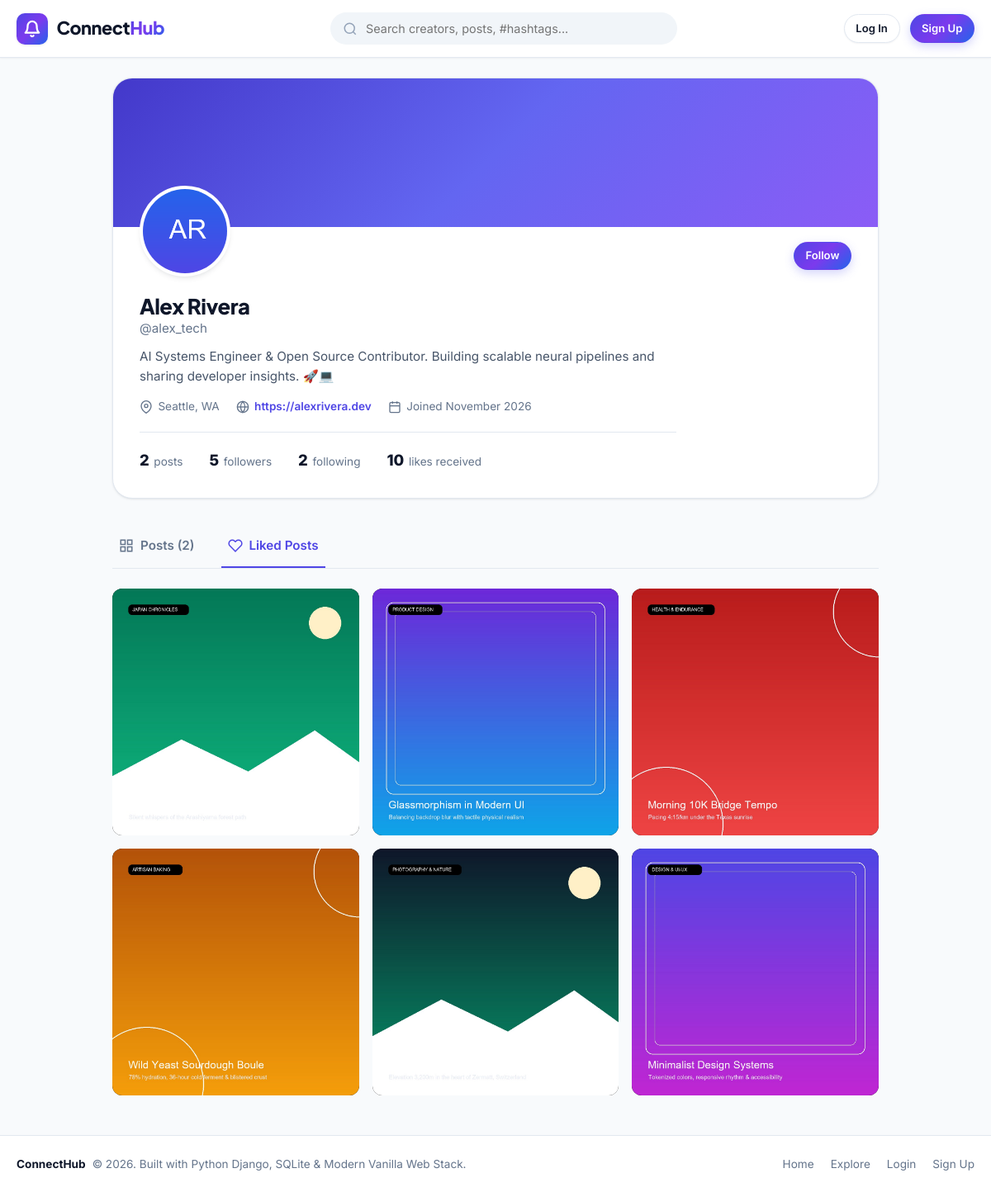
Screenshot of /profile/alex_tech/?tab=likes with the database file from the repository.
### core/models.py (models this page shows, shortened)
class UserProfile(models.Model):
    user = models.OneToOneField(User, on_delete=models.CASCADE, related_name='profile')
    avatar = models.ImageField(upload_to='avatars/', blank=True, null=True)
    bio = models.TextField(max_length=500, blank=True, help_text="Short biography or intro")
    location = models.CharField(max_length=100, blank=True, help_text="City, Country")
    website = models.URLField(max_length=200, blank=True, help_text="Personal or portfolio link")
    created_at = models.DateTimeField(auto_now_add=True)
    class Meta:
        ordering = ['-created_at']
    def get_avatar_url(self):
        if self.avatar and hasattr(self.avatar, 'url'):
            return self.avatar.url
    @property
    def display_name(self):
        full = self.user.get_full_name()
        return full.strip() if full.strip() else self.user.username
    def followers_count(self):
        return self.user.follower_relations.count()
    def following_count(self):
        return self.user.following_relations.count()
    def posts_count(self):
        return self.user.posts.count()
    def likes_received_count(self):
        return sum(post.likes.count() for post in self.user.posts.all())

class Post(models.Model):
    author = models.ForeignKey(User, on_delete=models.CASCADE, related_name='posts')
    image = models.ImageField(upload_to='posts/', blank=False, null=False, help_text="Upload post photo")
    caption = models.TextField(max_length=2200, blank=True, help_text="Write a caption...")
    created_at = models.DateTimeField(auto_now_add=True)
    updated_at = models.DateTimeField(auto_now=True)
    class Meta:
        ordering = ['-created_at']

### core/views.py (the view)
# urls.py: path('profile/', views.profile_view, name='profile_self'),
def profile_view(request, username=None):
    if not username:
        if request.user.is_authenticated:
            return redirect('profile_user', username=request.user.username)
        return redirect('login')
    target_user = get_object_or_404(User.objects.select_related('profile'), username__iexact=username)
    profile = target_user.profile
    tab = request.GET.get('tab', 'posts')
    if tab == 'likes':
        liked_post_ids = Like.objects.filter(user=target_user).values_list('post_id', flat=True)
        posts = Post.objects.filter(id__in=liked_post_ids).select_related('author', 'author__profile').prefetch_related('likes', 'comments').order_by('-created_at')
    else:
        tab = 'posts'
        posts = target_user.posts.all().select_related('author', 'author__profile').prefetch_related('likes', 'comments').order_by('-created_at')
    if request.user.is_authenticated:
        user_liked_post_ids = set(
            Like.objects.filter(
                user=request.user,
                post__in=posts
            ).values_list('post_id', flat=True)
        )
        for post in posts:
            post.is_liked_by_current_user = post.id in user_liked_post_ids
    else:
        for post in posts:
            post.is_liked_by_current_user = False
    is_following = False
    if request.user.is_authenticated and request.user != target_user:
        is_following = Follow.objects.filter(follower=request.user, following=target_user).exists()
    context = {
        'profile_user': target_user,
        'profile': profile,
        'posts': posts,
        'active_tab': tab,
        'is_following': is_following,
        'is_own_profile': request.user.is_authenticated and request.user == target_user,
        **get_common_context(request),
    }
    return render(request, 'core/profile.html', context)

### templates/core/profile.html (shortened to what this page needs)
{% extends 'base.html' %}
{% load static %}
{% block content %}
<div class="profile-container">
  <div class="profile-card">
    <div class="profile-banner"></div>
    <div class="profile-details-wrapper">
      <div class="profile-header-top">
        <div class="profile-avatar-holder">
          <img src="{{ profile.get_avatar_url }}" alt="{{ profile_user.username }}">
        </div>
        <div class="profile-actions">
          {% if is_own_profile %}
            <a href="{% url 'profile_edit' %}" class="btn btn-secondary btn-sm" id="edit-profile-btn">
              <svg width="16" height="16" viewBox="0 0 24 24" fill="none" stroke="currentColor" stroke-width="2">
                <path d="M11 4H4a2 2 0 0 0-2 2v14a2 2 0 0 0 2 2h14a2 2 0 0 0 2-2v-7"/>
                <path d="M18.5 2.5a2.121 2.121 0 0 1 3 3L12 15l-4 1 1-4 9.5-9.5z"/>
              </svg>
              <span>Edit Profile</span>
            </a>
            <button type="button" class="btn btn-primary btn-sm" data-open-modal="create-post-modal">
              <svg width="16" height="16" viewBox="0 0 24 24" fill="none" stroke="currentColor" stroke-width="2">
                <line x1="12" y1="5" x2="12" y2="19"/>
                <line x1="5" y1="12" x2="19" y2="12"/>
              </svg>
              <span>New Post</span>
            </button>
          {% else %}
            {% if user.is_authenticated %}
              <button
                type="button"
                class="btn btn-primary btn-sm btn-follow {% if is_following %}following{% endif %}"
                data-username="{{ profile_user.username }}"
                id="profile-follow-btn"
              >
                <span>{% if is_following %}Following{% else %}Follow{% endif %}</span>
              </button>
            {% else %}
              <a href="{% url 'login' %}?next={{ request.path }}" class="btn btn-primary btn-sm">
                Follow
              </a>
            {% endif %}
          {% endif %}
        </div>
      </div>
      <div class="profile-bio-box">
        <h1 class="profile-name">
          {{ profile.display_name }}
        </h1>
        <div class="profile-handle">@{{ profile_user.username }}</div>
        {% if profile.bio %}
          <div class="profile-bio-text">{{ profile.bio }}</div>
        {% endif %}
        <div class="profile-meta-row">
          {% if profile.location %}
            <div class="profile-meta-item">
              <svg width="16" height="16" viewBox="0 0 24 24" fill="none" stroke="currentColor" stroke-width="2">
                <path d="M21 10c0 7-9 13-9 13s-9-6-9-13a9 9 0 0 1 18 0z"/>
                <circle cx="12" cy="10" r="3"/>
              </svg>
              <span>{{ profile.location }}</span>
            </div>
          {% endif %}
          {% if profile.website %}
            <div class="profile-meta-item">
              <svg width="16" height="16" viewBox="0 0 24 24" fill="none" stroke="currentColor" stroke-width="2">
                <circle cx="12" cy="12" r="10"/>
                <line x1="2" y1="12" x2="22" y2="12"/>
                <path d="M12 2a15.3 15.3 0 0 1 4 10 15.3 15.3 0 0 1-4 10 15.3 15.3 0 0 1-4-10 15.3 15.3 0 0 1 4-10z"/>
              </svg>
              <a href="{{ profile.website }}" target="_blank" rel="noopener noreferrer" style="color:var(--primary-600); font-weight:600;">
                {{ profile.website|truncatechars:35 }}
              </a>
            </div>
          {% endif %}
          <div class="profile-meta-item">
            <svg width="16" height="16" viewBox="0 0 24 24" fill="none" stroke="currentColor" stroke-width="2">
              <rect x="3" y="4" width="18" height="18" rx="2" ry="2"/>
              <line x1="16" y1="2" x2="16" y2="6"/>
              <line x1="8" y1="2" x2="8" y2="6"/>
              <line x1="3" y1="10" x2="21" y2="10"/>
            </svg>
            <span>Joined {{ profile_user.date_joined|date:"F Y" }}</span>
          </div>
        </div>
        <div class="profile-stats-row">
          <div class="profile-stat-box">
            <span class="profile-stat-number">{{ profile.posts_count }}</span>
            <span class="profile-stat-text">posts</span>
          </div>
          <div class="profile-stat-box">
            <span class="profile-stat-number" id="profile-followers-count">{{ profile.followers_count }}</span>
            <span class="profile-stat-text">followers</span>
          </div>
          <div class="profile-stat-box">
            <span class="profile-stat-number">{{ profile.following_count }}</span>
            <span class="profile-stat-text">following</span>
          </div>
          <div class="profile-stat-box">
            <span class="profile-stat-number">{{ profile.likes_received_count }}</span>
            <span class="profile-stat-text">likes received</span>
          </div>
        </div>
      </div>
    </div>
  </div>
  <div class="profile-tabs-nav">
    <a href="{% url 'profile_user' profile_user.username %}?tab=posts" class="profile-tab-link {% if active_tab == 'posts' %}active{% endif %}">
      <svg width="18" height="18" viewBox="0 0 24 24" fill="none" stroke="currentColor" stroke-width="2">
        <rect x="3" y="3" width="7" height="7"/>
        <rect x="14" y="3" width="7" height="7"/>
        <rect x="14" y="14" width="7" height="7"/>
        <rect x="3" y="14" width="7" height="7"/>
      </svg>
      <span>Posts ({{ profile.posts_count }})</span>
    </a>
    <a href="{% url 'profile_user' profile_user.username %}?tab=likes" class="profile-tab-link {% if active_tab == 'likes' %}active{% endif %}">
      <svg width="18" height="18" viewBox="0 0 24 24" fill="none" stroke="currentColor" stroke-width="2">
        <path d="M20.84 4.61a5.5 5.5 0 0 0-7.78 0L12 5.67l-1.06-1.06a5.5 5.5 0 0 0-7.78 7.78l1.06 1.06L12 21.23l7.78-7.78 1.06-1.06a5.5 5.5 0 0 0 0-7.78z"/>
      </svg>
      <span>Liked Posts</span>
    </a>
  </div>
  {% if posts %}
    <div class="profile-posts-grid">
      {% for post in posts %}
        <a href="{% url 'post_detail' post.id %}" class="profile-grid-item">
          <img src="{{ post.image.url }}" alt="Post by {{ post.author.username }}" loading="lazy">
        </a>
      {% endfor %}
    </div>
  {% endif %}
</div>
{% endblock %}

### templates/base.html (shortened to what this page needs)
{% load static %}
<!DOCTYPE html>
<html lang="en">
<head>
  <link rel="stylesheet" href="{% static 'css/main.css' %}">
</head>
<body>
  <header class="main-navbar">
    <div class="navbar-container">
      <a href="{% url 'home' %}" class="brand-logo" id="nav-brand-logo">
        <div class="brand-icon">
          <svg width="22" height="22" viewBox="0 0 24 24" fill="none" stroke="currentColor" stroke-width="2.5" stroke-linecap="round" stroke-linejoin="round">
            <path d="M18 8A6 6 0 0 0 6 8c0 7-3 9-3 9h18s-3-2-3-9"/>
            <path d="M13.73 21a2 2 0 0 1-3.46 0"/>
          </svg>
        </div>
        <span>Connect<span class="brand-text-accent">Hub</span></span>
      </a>
      <form action="{% url 'explore' %}" method="GET" class="nav-search-form" id="nav-search-form">
        <div class="search-input-wrapper">
          <input
            type="text"
            name="q"
            class="search-input"
            placeholder="Search creators, posts, #hashtags..."
            value="{{ search_query|default:'' }}"
            id="nav-search-input"
          >
        </div>
      </form>
      <div class="nav-actions">
        {% if user.is_authenticated %}
          <a href="{% url 'home' %}" class="nav-icon-btn" title="Home Feed" id="nav-home-btn">
            <svg width="22" height="22" viewBox="0 0 24 24" fill="none" stroke="currentColor" stroke-width="2" stroke-linecap="round" stroke-linejoin="round">
              <path d="m3 9 9-7 9 7v11a2 2 0 0 1-2 2H5a2 2 0 0 1-2-2z"/>
              <polyline points="9 22 9 12 15 12 15 22"/>
            </svg>
          </a>
          <a href="{% url 'explore' %}" class="nav-icon-btn" title="Explore" id="nav-explore-btn">
            <svg width="22" height="22" viewBox="0 0 24 24" fill="none" stroke="currentColor" stroke-width="2" stroke-linecap="round" stroke-linejoin="round">
              <circle cx="12" cy="12" r="10"/>
              <polygon points="16.24 7.76 14.12 14.12 7.76 16.24 9.88 9.88 16.24 7.76"/>
            </svg>
          </a>
          <button type="button" class="btn btn-primary btn-sm" data-open-modal="create-post-modal" id="nav-create-post-btn">
            <svg width="18" height="18" viewBox="0 0 24 24" fill="none" stroke="currentColor" stroke-width="2.5">
              <line x1="12" y1="5" x2="12" y2="19"/>
              <line x1="5" y1="12" x2="19" y2="12"/>
            </svg>
            <span>New Post</span>
          </button>
          <div class="post-header-menu-container">
            <div class="nav-user-menu post-header-menu-btn" id="nav-user-profile-menu">
              <img src="{{ user.profile.get_avatar_url }}" alt="{{ user.username }}" class="user-avatar-sm">
              <svg width="14" height="14" viewBox="0 0 24 24" fill="none" stroke="currentColor" stroke-width="2">
                <polyline points="6 9 12 15 18 9"/>
              </svg>
            </div>
            <div class="dropdown-menu">
              <a href="{% url 'profile_user' user.username %}" class="dropdown-item" id="dropdown-view-profile">
                <svg width="16" height="16" viewBox="0 0 24 24" fill="none" stroke="currentColor" stroke-width="2">
                  <path d="M20 21v-2a4 4 0 0 0-4-4H8a4 4 0 0 0-4 4v2"/>
                  <circle cx="12" cy="7" r="4"/>
                </svg>
                <span>View Profile</span>
              </a>
              <a href="{% url 'profile_edit' %}" class="dropdown-item" id="dropdown-edit-profile">
                <svg width="16" height="16" viewBox="0 0 24 24" fill="none" stroke="currentColor" stroke-width="2">
                  <path d="M12 20h9"/>
                  <path d="M16.5 3.5a2.121 2.121 0 0 1 3 3L7 19l-4 1 1-4L16.5 3.5z"/>
                </svg>
                <span>Edit Profile</span>
              </a>
              <div style="border-top: 1px solid var(--border-light); margin: 0.3rem 0;"></div>
              <a href="{% url 'logout' %}" class="dropdown-item danger-item" id="dropdown-logout">
                <svg width="16" height="16" viewBox="0 0 24 24" fill="none" stroke="currentColor" stroke-width="2">
                  <path d="M9 21H5a2 2 0 0 1-2-2V5a2 2 0 0 1 2-2h4"/>
                  <polyline points="16 17 21 12 16 7"/>
                  <line x1="21" y1="12" x2="9" y2="12"/>
                </svg>
                <span>Logout</span>
              </a>
            </div>
          </div>
        {% else %}
          <a href="{% url 'login' %}" class="btn btn-secondary btn-sm" id="nav-login-btn">Log In</a>
          <a href="{% url 'register' %}" class="btn btn-primary btn-sm" id="nav-register-btn">Sign Up</a>
        {% endif %}
      </div>
    </div>
  </header>
  <main>
    {% block content %}{% endblock %}
  </main>
  <footer class="site-footer">
    <div class="footer-container">
      <div style="display:flex; align-items:center; gap:0.5rem;">
        <span style="font-weight:700; color:var(--text-primary);">ConnectHub</span>
        <span>&copy; 2026. Built with Python Django, SQLite &amp; Modern Vanilla Web Stack.</span>
      </div>
      <div style="display:flex; gap:1.25rem;">
        <a href="{% url 'home' %}">Home</a>
        <a href="{% url 'explore' %}">Explore</a>
        {% if user.is_authenticated %}
          <a href="{% url 'profile_self' %}">My Profile</a>
          <a href="{% url 'logout' %}">Logout</a>
        {% else %}
          <a href="{% url 'login' %}">Login</a>
          <a href="{% url 'register' %}">Sign Up</a>
        {% endif %}
      </div>
    </div>
  </footer>
</body>
</html>

### rows the page displays
UserProfile: get_avatar_url (picture), display_name "Alex Rivera", bio "AI Systems Engineer & Open Source Contributor. Building scalable neural pipelines and sharing developer insights. 🚀💻", location "Seattle, WA", website "https://alexrivera.dev", posts_count "2", followers_count "5", following_count "2", likes_received_count "10"
Post: image (picture)
Post: image (picture)
Post: image (picture)
Post: image (picture)
Post: image (picture)
Post: image (picture)

### other values shown
{{ profile_user.username }} "alex_tech"
{{ profile_user.date_joined|date:"F Y" }} "November 2026"
